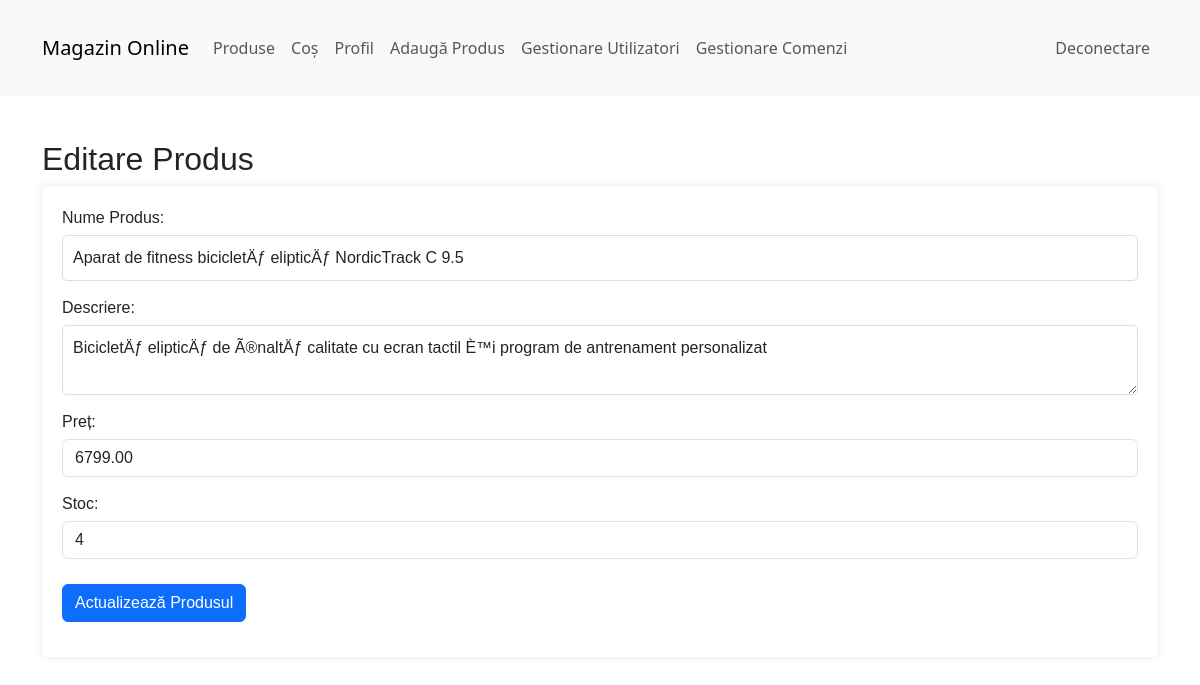
The app's page /edit_product.php?id=19 (signed in), older data.
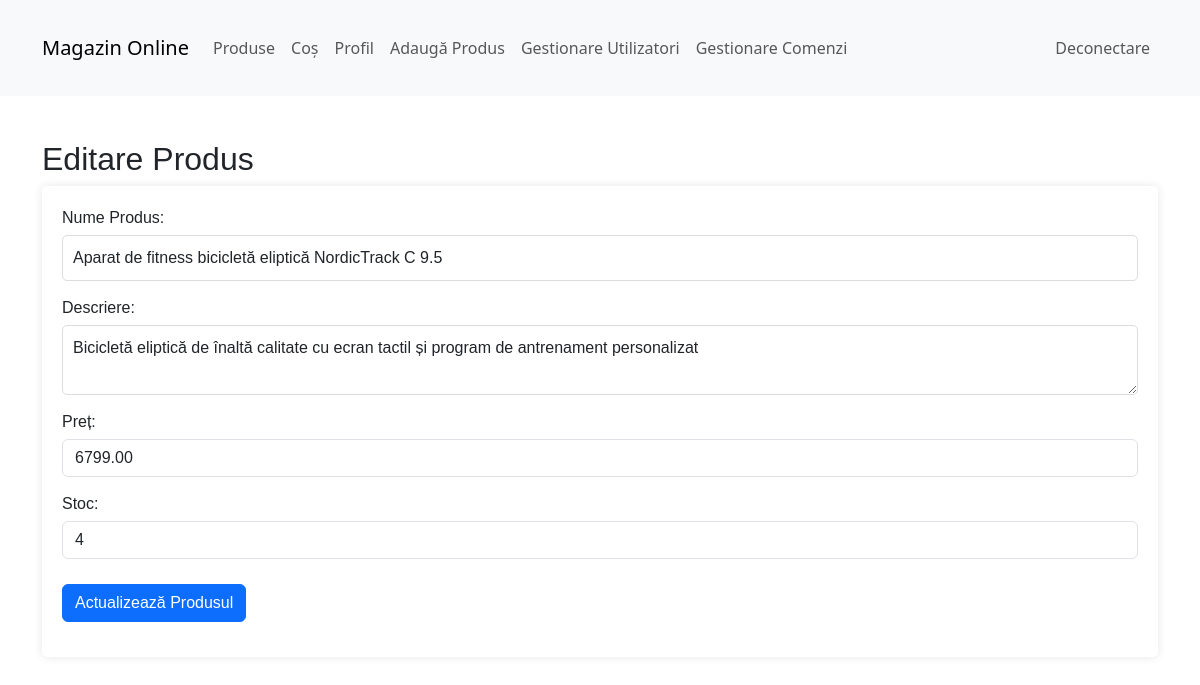
The same page, newer data.
### tables this page shows
CREATE TABLE `products` (
  `product_id` int(11) NOT NULL,
  `name` varchar(100) NOT NULL,
  `description` text DEFAULT NULL,
  `price` decimal(10,2) NOT NULL,
  `stock` int(11) NOT NULL DEFAULT 0
);

### edit_product.php (the view, shortened to what this page needs)
<?php
include 'navbar.php';
include 'db_config.php';
$product_id = isset($_GET['id']) ? $_GET['id'] : die('Produsul nu a fost găsit.');
$sql = "SELECT name, description, price, stock FROM products WHERE product_id = ?";
$stmt = $conn->prepare($sql);
$stmt->bind_param("i", $product_id);
if (!$stmt->execute()) {
    die("Eroare la execuția interogării: " . $stmt->error);
}
$result = $stmt->get_result();
$product = $result->fetch_assoc();
?>
<!DOCTYPE html>
<html lang="ro">
<head>
    <link href="style.css" rel="stylesheet">
    <link href="https://cdn.jsdelivr.net/npm/bootstrap@5.3.2/dist/css/bootstrap.min.css" rel="stylesheet">
</head>
<body>
    <div class="container">
        <h2 class="mt-4">Editare Produs</h2>
        <form method="post" action="edit_product.php?id=<?= htmlspecialchars($product_id) ?>">
            <div class="form-group">
                <label for="name">Nume Produs:</label>
                <input type="text" name="name" id="name" value="<?= htmlspecialchars($product['name']) ?>" required class="form-control">
            </div>
            <div class="form-group">
                <label for="description">Descriere:</label>
                <textarea name="description" id="description" required class="form-control"><?= htmlspecialchars($product['description']) ?></textarea>
            </div>
            <div class="form-group">
                <label for="price">Preț:</label>
                <input type="number" name="price" id="price" value="<?= htmlspecialchars($product['price']) ?>" required class="form-control">
            </div>
            <div class="form-group">
                <label for="stock">Stoc:</label>
                <input type="number" name="stock" id="stock" value="<?= htmlspecialchars($product['stock']) ?>" required class="form-control">
            </div>
            <div class="form-group">
                <input type="submit" value="Actualizează Produsul" class="btn btn-primary">
            </div>
        </form>
    </div>
</body>
</html>

Row changes from the older to the newer data that the page shows:
changed products: name "Aparat de fitness bicicletÄƒ elipticÄƒ NordicTrack C 9.5" → "Aparat de fitness bicicletă eliptică NordicTrack C 9.5"; description "BicicletÄƒ elipticÄƒ de Ã®naltÄƒ calitate cu ecran tactil È™i program de antrenament personalizat" → "Bicicletă eliptică de înaltă calitate cu ecran tactil și program de antrenament personalizat"
